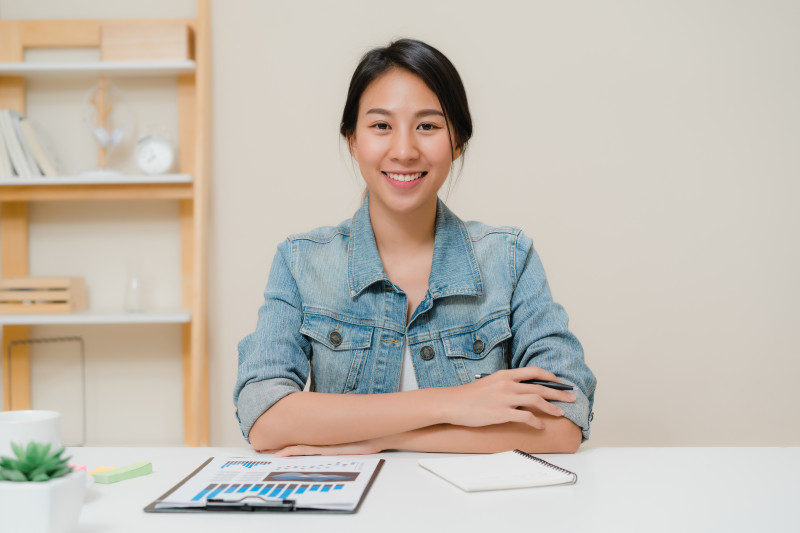
#> input picture media/person1.jpg, 800 x 533 px, found by its file name
$ python facechange.py
#> lines starting #> are read from the running program, lines starting #| are printed output that depends on the picture; after the words box and inside, x2 and y2 are one past the last pixel; in counts of white or black regions, pixels touching at a corner belong together
# -*- coding: utf-8 -*-
"""
Created on Sat Feb 27 22:34:59 2021

@author: 安ㄢ
"""
import cv2
faceCascade = cv2.CascadeClassifier(cv2.data.haarcascades + "haarcascade_frontalface_default.xml")
image = cv2.imread("media\\person1.jpg")
#> image is the input picture: shape (533, 800, 3); mean B, G, R 178.9, 189, 196.3
faces = faceCascade.detectMultiScale(image, scaleFactor=1.1,minNeighbors=5,minSize=(10,10),flags = cv2.CASCADE_SCALE_IMAGE)
#> faces = [[341, 76, 125, 125]]
print("image.shape = ", image.shape)
#| image.shape =  (533, 800, 3)
#count = 1
for (x,y,w,h) in faces: #臉部矩形
    #cv2.rectangle(image, (x,y), (x+w,y+h),(255,180,80),2)
    a,b,c,d = x,y,w,h
    face = image[y: y + h, x: x + w]
    for col in range(y,y+h):
        for row in range(x,x+w):
            print(image[col,row],end=" ")
            image[col,row][0]=50    #設定 B 值為 0
            image[col,row][1]=50   #設定 G 值為 50
        print()
    print()
#> this loop made 1 pass
#> (x, y, w, h, a, b, c, d) on pass 1: (341, 76, 125, 125, 341, 76, 125, 125)
#> (printed output is left out)
#> pass 1, `face = image[y: y + h, x: x + w]`:
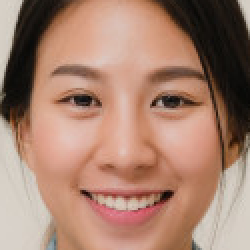
#> face: shape (125, 125, 3) (shown 2 times larger); mean B, G, R 111.4, 129.4, 166.9
#> after the loop:
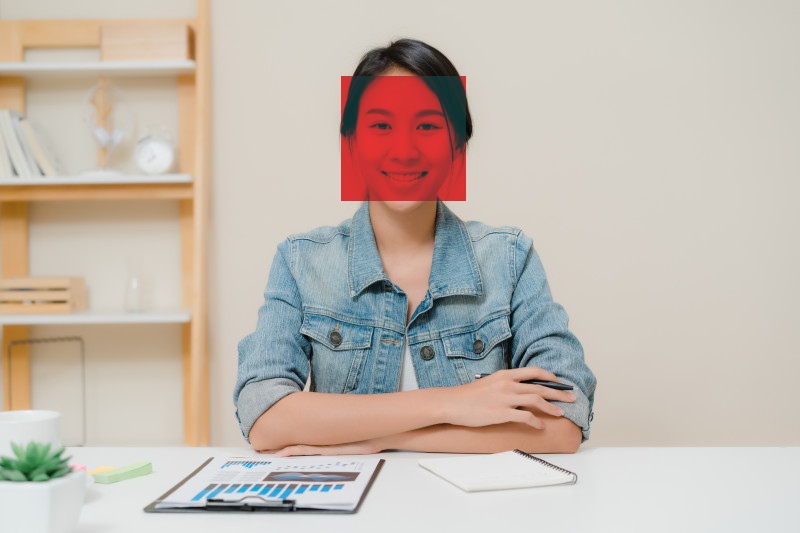
#> image: shape (533, 800, 3); 3.66% of pixels changed, all inside (x1, y1, x2, y2) = (341, 76, 466, 201)

    #filename = "media\\face" + str(count)+ ".jpg"
    #cv2.imwrite(filename, image1)
    #count += 1

cv2.namedWindow("FaceDetect",cv2.WINDOW_KEEPRATIO)
cv2.imshow("FaceDetect",image)
cv2.waitKey(0)
cv2.destroyWindow("FaceDetect")

$ run again, with media/person3.jpg copied over media/person1.jpg
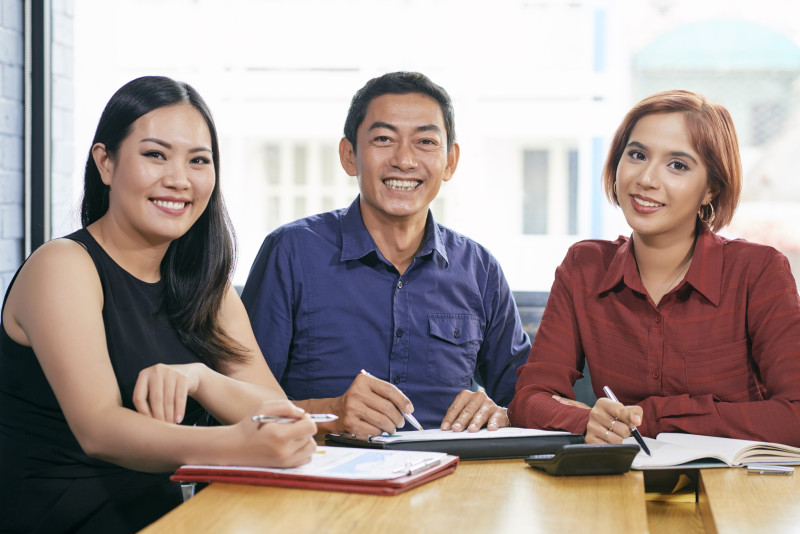
#> input picture media/person3.jpg, 800 x 534 px, found by its file name
#> image is the input picture: shape (534, 800, 3); mean B, G, R 145.1, 148.6, 163
#> faces = [[602, 119, 108, 108], [349, 95, 110, 110], [111, 109, 121, 121]]
#| image.shape =  (534, 800, 3)
#> the loop `for (x,y,w,h) in faces:` made 3 passes
#> (x, y, w, h, a, b, c, d) on passes 1 to 3: (602, 119, 108, 108, 602, 119, 108, 108), (349, 95, 110, 110, 349, 95, 110, 110), (111, 109, 121, 121, 111, 109, 121, 121)
#> (printed output is left out)
#> pass 1, `face = image[y: y + h, x: x + w]`:
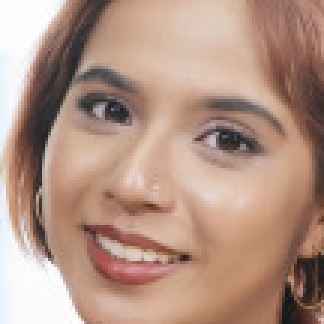
#> face: shape (108, 108, 3) (shown 3 times larger); mean B, G, R 132.9, 148, 179.6
#> after the loop `for (x,y,w,h) in faces:`:
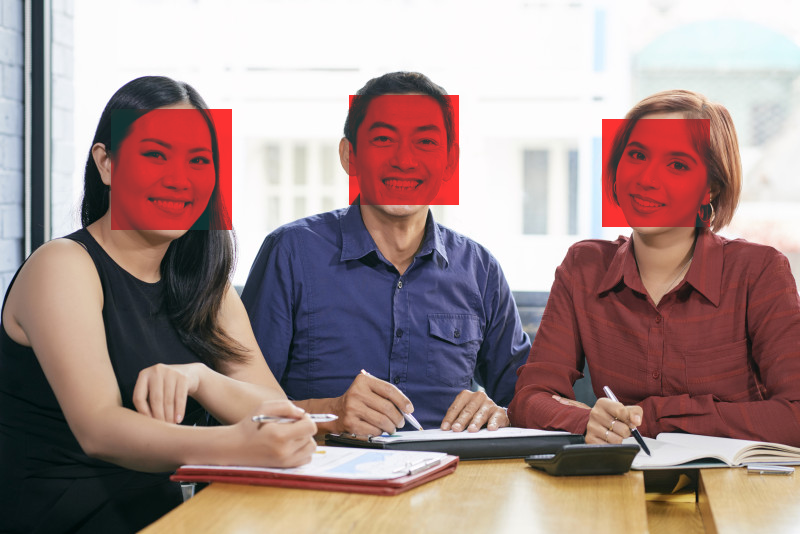
#> image: shape (534, 800, 3); 8.99% of pixels changed, all inside (x1, y1, x2, y2) = (111, 95, 710, 230)

$ run again, with media/person5.jpg copied over media/person1.jpg
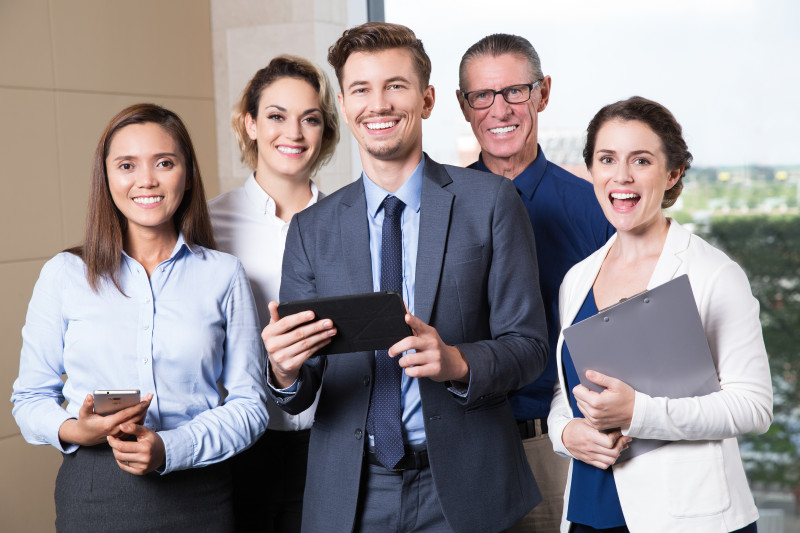
#> input picture media/person5.jpg, 800 x 533 px, found by its file name
#> image is the input picture: shape (533, 800, 3); mean B, G, R 145.5, 142.3, 149
#> faces = [[580, 123, 91, 91], [247, 84, 86, 86], [332, 50, 95, 95], [100, 128, 90, 90], [454, 57, 94, 94]]
#| image.shape =  (533, 800, 3)
#> the loop `for (x,y,w,h) in faces:` made 5 passes
#> (x, y, w, h, a, b, c, d) on passes 1 to 5: (580, 123, 91, 91, 580, 123, 91, 91), (247, 84, 86, 86, 247, 84, 86, 86), (332, 50, 95, 95, 332, 50, 95, 95), (100, 128, 90, 90, 100, 128, 90, 90), (454, 57, 94, 94, 454, 57, 94, 94)
#> (printed output is left out)
#> pass 1, `face = image[y: y + h, x: x + w]`:
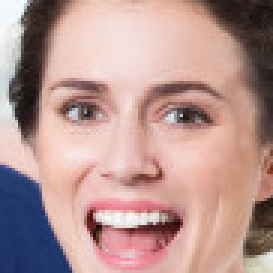
#> face: shape (91, 91, 3) (shown 3 times larger); mean B, G, R 145.7, 150.1, 182.7
#> after the loop `for (x,y,w,h) in faces:`:
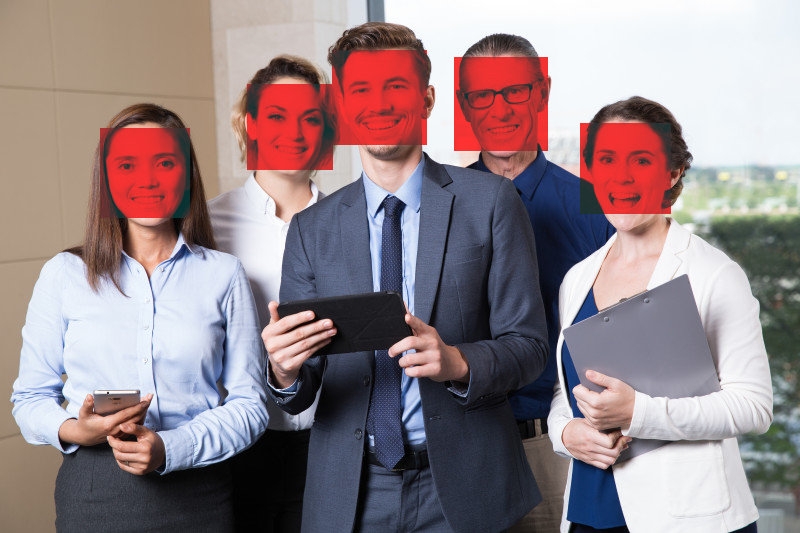
#> image: shape (533, 800, 3); 9.75% of pixels changed, all inside (x1, y1, x2, y2) = (100, 50, 671, 218)
